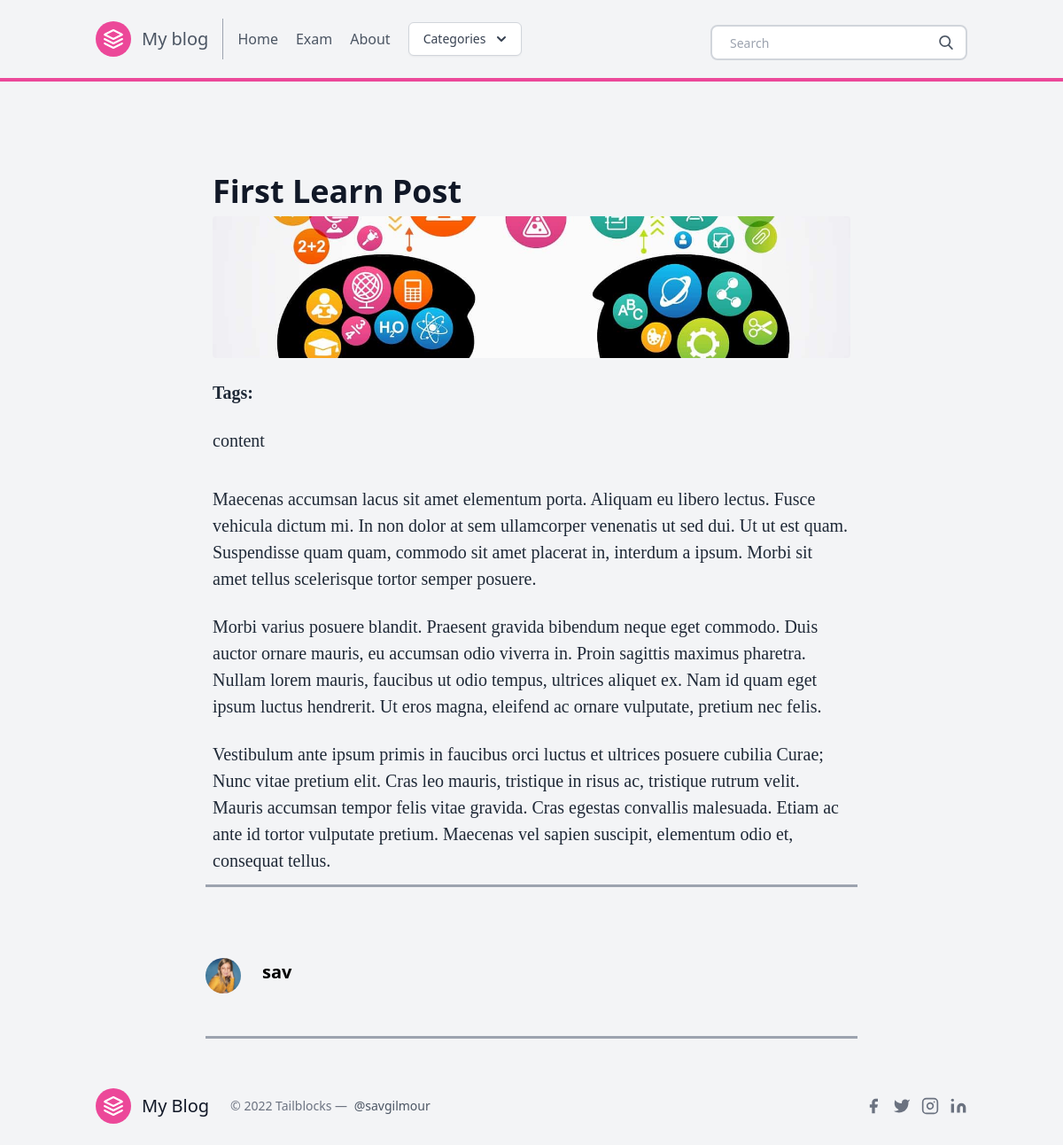
/post/learn-post-1/, run on the app's committed database.
### posts/models.py (models this page shows, shortened)
class Post(models.Model):
    title = models.CharField(max_length=100)
    slug = models.SlugField()
    overview = models.TextField()
    timestamp = models.DateTimeField(auto_now_add=True)
    content = models.TextField()
    author = models.ForeignKey(Author, on_delete=models.CASCADE)
    thumbnail = models.ImageField()
    categories = models.ManyToManyField(Category)
    featured = models.BooleanField()
    tags = TaggableManager()

class Author(models.Model):
    user = models.OneToOneField(User, on_delete=models.CASCADE)
    profile_picture = models.ImageField()
    def __str__(self):
        return self.user.username

### posts/views.py (the view)
# urls.py: path('post/<slug>/', post, name = 'post'),
def post (request,slug):
    post = Post.objects.get(slug = slug)
    if request.method == 'POST':
        form = CommentForm(request.POST)
        if form.is_valid():
            obj = form.save(commit = False)
            obj.post = post
            obj.save()
            return redirect('post' , slug = post.slug)
    else:
        form = CommentForm()
    latest = Post.objects.order_by('-timestamp')[:3]
    context = {
        'post': post,
        'latest': latest,
        'form' : form
    }
    return render(request, 'post.html', context)

### posts/forms.py
class CommentForm(ModelForm):
    class Meta:
        model = Comment
        fields = ("name", 'body')

### posts/templatetags/markdown_extras.py (called while the page is built)
@register.filter()
@stringfilter
def markdown(value):
    return md.markdown(value, extensions=['markdown.extensions.fenced_code'])

@register.simple_tag
def get_categories():
    return Category.objects.all()[0:3]

### templates/post.html (shortened to what this page needs)
{% extends 'base.html' %}
{% load markdown_extras %}
{% block content %}
<body class="bg-gray-100 font-sans leading-normal tracking-normal">
	<div class="container w-full md:max-w-3xl mx-auto pt-20">
		<div class="w-full px-4 md:px-6 text-xl text-gray-800 leading-normal" style="font-family:Georgia,serif;">
			<div class="font-sans">
						<h1 class="font-bold font-sans break-normal text-gray-900 pt-6 pb-2 text-3xl md:text-4xl">
						{{ post.title }}</h1>
						<img class="h-40 rounded w-full object-cover object-center mb-6" src="{{ post.thumbnail.url }}" alt="content">
			</div>
			<p>
				<strong>Tags:</strong>
			</p>
			<div class="py-6">
			{{ post.content | markdown | safe }}
			</div>
			<ol>
				<li class="py-3">Maecenas accumsan lacus sit amet elementum porta. Aliquam eu libero lectus. Fusce vehicula dictum mi. In non dolor at sem ullamcorper venenatis ut sed dui. Ut ut est quam. Suspendisse quam quam, commodo sit amet placerat in, interdum a ipsum. Morbi sit amet tellus scelerisque tortor semper posuere.</li>
				<li class="py-3">Morbi varius posuere blandit. Praesent gravida bibendum neque eget commodo. Duis auctor ornare mauris, eu accumsan odio viverra in. Proin sagittis maximus pharetra. Nullam lorem mauris, faucibus ut odio tempus, ultrices aliquet ex. Nam id quam eget ipsum luctus hendrerit. Ut eros magna, eleifend ac ornare vulputate, pretium nec felis.</li>
				<li class="py-3">Vestibulum ante ipsum primis in faucibus orci luctus et ultrices posuere cubilia Curae; Nunc vitae pretium elit. Cras leo mauris, tristique in risus ac, tristique rutrum velit. Mauris accumsan tempor felis vitae gravida. Cras egestas convallis malesuada. Etiam ac ante id tortor vulputate pretium. Maecenas vel sapien suscipit, elementum odio et, consequat tellus.</li>
			</ol>
		</div>
		<hr class="border-b-2 border-gray-400 mb-8 mx-4">
		<div class="flex w-full items-center font-sans px-4 py-12">
			<img class="w-10 h-10 rounded-full mr-4" src="{{ post.author.profile_picture.url }}">
			<div class="flex-1 px-2">
				<p class="text-base font-bold text-base md:text-xl leading-none mb-2">
				{{ post.author }}</p>
			</div>
		</div>
		<hr class="border-b-2 border-gray-400 mb-8 mx-4">
	</div>
</body>
{% endblock content %}

### data on the page
Post: title "First Learn Post", thumbnail (picture), content "content", author.profile_picture (picture), author "sav"
